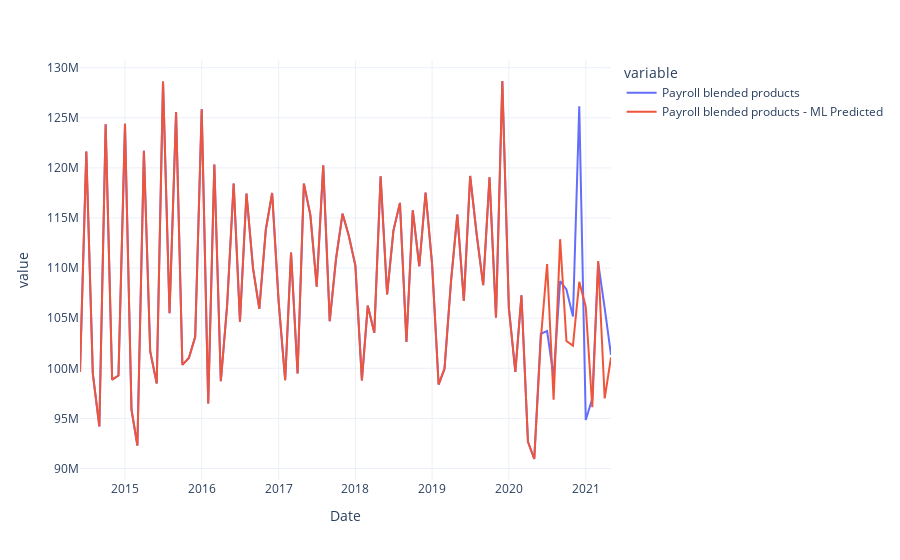

This figure's notebook cell:
### Code cell
# ------------------------------------------------------------------------------------- #
# generate and plot predicted values on the original dataset
# ------------------------------------------------------------------------------------- #

predictions = predict_model(best, data=comb_df)
predictions['Date'] = pd.date_range(start=str(train_start_dt), end = str(test_end_dt), freq = 'MS')
predictions.rename(columns={'Label':target_col+' - ML Predicted'}, inplace=True)
fig = px.line(predictions, x='Date', y=[target_col, target_col+' - ML Predicted'], template = 'plotly_white')
fig.show()

# ------------------------------------------------------------------------------------- #
# This section now applies the trained/tested model to make future predictions
# ------------------------------------------------------------------------------------- #
